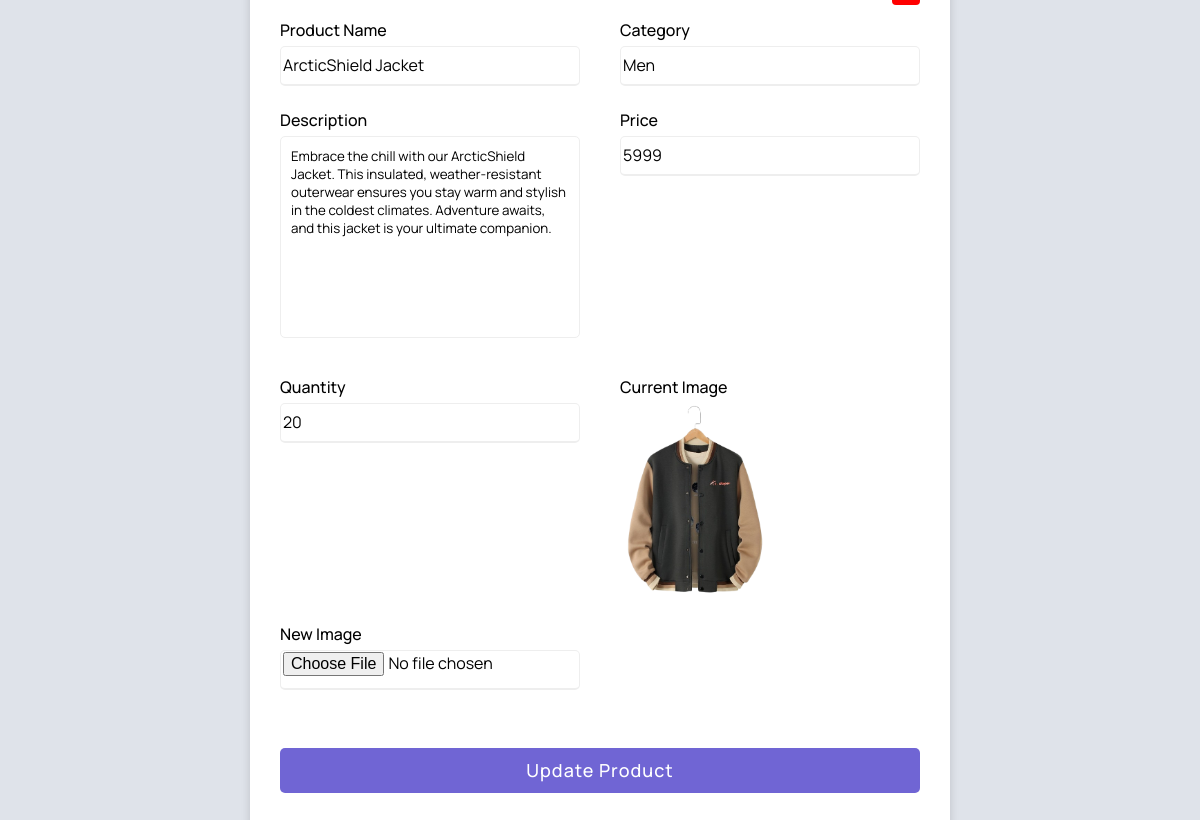
The page /updateProducts.php?product_id=63 (signed in) on the database its author committed.
### tables this page shows
CREATE TABLE `products` (
  `product_id` int(50) NOT NULL,
  `name` varchar(50) NOT NULL,
  `category` varchar(10) NOT NULL,
  `price` int(10) NOT NULL,
  `quantity` int(10) NOT NULL,
  `img_main` varchar(50) NOT NULL,
  `description` text NOT NULL,
  `created_at` timestamp NOT NULL DEFAULT current_timestamp(),
  `admin_id` int(20) NOT NULL
);

### updateProducts.php (the view, shortened to what this page needs)
<?php
require('db_connection.php');
if (isset($_GET['product_id'])) {
    $product_id = $_GET['product_id'];
    $sql = "SELECT * FROM products WHERE product_id = $product_id";
    $result = mysqli_query($conn, $sql);
    if ($result) {
        $product = mysqli_fetch_assoc($result);
    } else {
        echo "Error fetching product details: " . mysqli_error($conn);
        exit();
    }
}
?>
<!DOCTYPE html>
<html lang="en">
<head>
    <link rel="stylesheet" href="css/updateProducts.css">
</head>
<body>
    <div class="container" id="edit_product">
        <div class="container-content">
            <h3>Edit Product
                <button id="closeEditProduct" onclick="window.location.href='manageProducts.php'">x</button>
            </h3>
            <div class="content">
                <form id="editProductForm" action="#" method="POST" enctype="multipart/form-data" novalidate>
                    <div class="user-details">
                        <div class="input-box">
                            <span class="details">Product Name</span>
                            <input type="text" id="productName" name="productName" value="<?php echo $product['name']; ?>">
                        </div>
                        <div class="input-box">
                            <span class="details">Category</span>
                            <input type="text" id="productCategory" name="productCategory" value="<?php echo $product['category']; ?>">
                        </div>
                        <div class="input-box">
                            <span class="details">Description</span>
                            <textarea id="productDescription" cols="30" rows="10" name="productDescription"><?php echo $product['description']; ?></textarea>
                        </div>
                        <div class="input-box">
                            <span class="details">Price</span>
                            <input type="number" id="productPrice" name="productPrice" step="5" value="<?php echo $product['price']; ?>">
                        </div>
                        <div class="input-box">
                            <span class="details">Quantity</span>
                            <input type="number" id="productQuantity" name="productQuantity" value="<?php echo $product['quantity']; ?>">
                        </div>
                        <div class="input-box">
                            <span class="details">Current Image</span>
                            <img src="./images/<?php echo $product['img_main']; ?>" alt="<?php echo $product['img_main']; ?>" class="product-image" />
                        </div>
                        <div class="input-box">
                            <span class="details">New Image</span>
                            <input type="file" id="newProductImage" name="newProductImage" accept="image/*">
                        </div>
                    </div>
                    <div class="button">
                        <input type="submit" value="Update Product">
                    </div>
                </form>
            </div>
        </div>
    </div>
</body>
</html>

### css/updateProducts.css (style rules this page uses)
* { margin: 0; padding: 0; box-sizing: border-box; font-family: "Manrope", sans-serif; }
body { height: 100vh; display: flex; justify-content: center; align-items: center; padding: 10px; background-color: #dfe3ea; }
.container { max-width: 700px; width: 100%; background-color: #fff; padding: 25px 30px; border-radius: 5px; box-shadow: 0 5px 10px rgba(0, 0, 0, 0.15); }
.content form .user-details { display: flex; flex-wrap: wrap; justify-content: space-between; margin: 20px 0 12px 0; }
form .user-details .input-box { margin-bottom: 15px; width: calc(100% / 2 - 20px); }
form .input-box span.details { display: block; font-weight: 500; margin-bottom: 5px; }
.user-details .input-box input { height: 40px; width: 100%; padding: 1px 2px; border: 1px solid #eee; font-size: 16px; border-radius: 5px; border-bottom-width: 2px; transition: all 0.3s ease; }
form .button { height: 45px; margin: 35px 0; }
form .button input { height: 100%; width: 100%; border-radius: 5px; border: none; color: #fff; font-size: 18px; font-weight: 500; letter-spacing: 1px; cursor: pointer; transition: all 0.3s ease; background: #7065D4; }
#closeEditProduct { background-color: red; color: #fff; border: none; border-radius: 4px; padding: 5px 10px; cursor: pointer; font-size: 1rem; float: right; }
textarea { width: 300px; padding: 10px; margin-bottom: 10px; border-radius: 5px; border: 1px solid #eee; resize: none; }
.product-image { max-width: 200px; max-height: 200px; width: auto; height: auto; }

### rows shown on the page
products: productName "ArcticShield Jacket", productCategory "Men", productDescription "Embrace the chill with our ArcticShield Jacket. This insulated, weather-resistant outerwear ensures you stay warm and stylish in the coldest climates. Adventure awaits, and this jacket is your ultimate companion.", productPrice "5999", productQuantity "20", img_main (picture)
